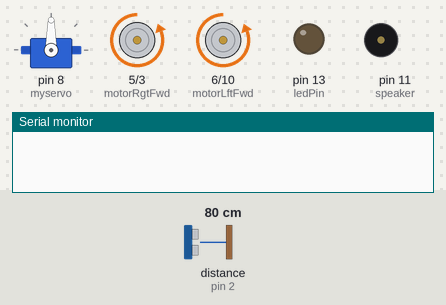
Bench run of a sketch on a simulated Arduino Uno, built with avr-gcc and run on an emulated ATmega328P. Parts: servo, motor-driver pin pairs drawn as motors (green arrow = first pin HIGH = forward, orange = second pin HIGH = backward, longer = more drive), output pins drawn as LEDs (lit = HIGH), buzzer (waves = sounding), the last lines printed to the serial monitor. Wiring (inferred from the names in the program): ultrasonic range finder: trigger pin 7; echo pin 2. The inputs (shaded band) are chosen by the test bench; at power-on: distance to the obstacle (sensor on pin 2) 80 cm. The echo pulse lasts 58.3 µs per cm; pins used as bus, display or sensor lines are not drawn.

Above: at 2.8 s.
2.9 s: distance to the obstacle (sensor on pin 2) set to 2 cm
At 8.3 s:
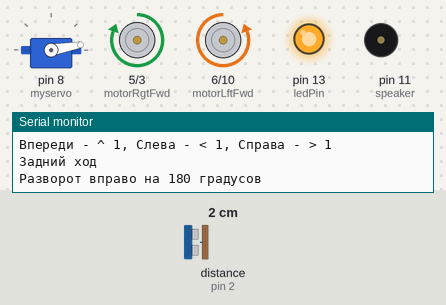
8.6 s: distance to the obstacle (sensor on pin 2) set to 9 cm
11.6 s: distance to the obstacle (sensor on pin 2) set to 12 cm
14.6 s: distance to the obstacle (sensor on pin 2) set to 18 cm
At 16.51 s:
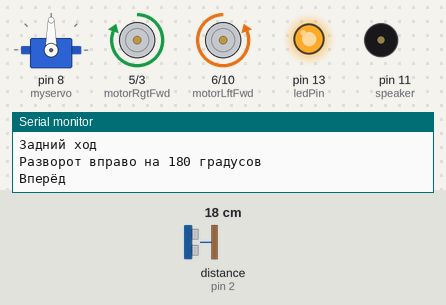
17.6 s: distance to the obstacle (sensor on pin 2) set to 4 cm
At 19.4 s:
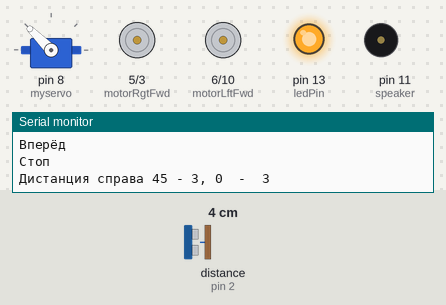
Timing chart, 0 to 21.6 s (numbered marks = the images above; inputs shaded):
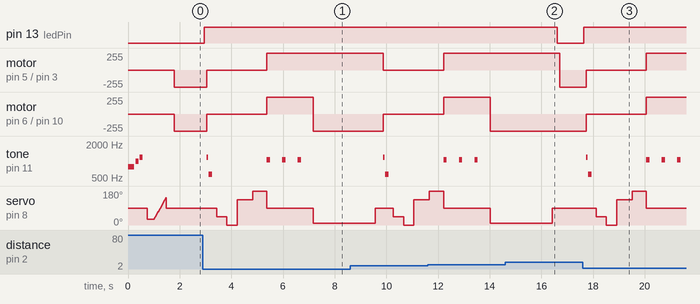

The sketch:

My-tank.ino
```cpp
#include <Servo.h>
#include "pitches.h"

#define TEST_MODE // State for test mode

#define Trig 7 // Триггер дальномера
#define Echo 2 // Датчик эха дальномера
#define ledPin 13

// The PWM pins are: D03, D05, D06, D09, D10, and D11.
#define motorRgtFwd 5
#define motorRgtBwd 3
#define motorLftFwd 6
#define motorLftBwd 10
#define speaker 11

const int danger = 12; // критическое расстояние
const unsigned int rotate45 = 600; // время поворота еа 45 градусов

Servo myservo;

unsigned int leftdist;
unsigned int rightdist;
unsigned int impulseTime=0;
unsigned int distance_sm=0;
unsigned int distanceFwd;
unsigned int tempdist;
unsigned int angleleft;
unsigned int angleright;

void setup() {
  pinMode(Trig, OUTPUT); //инициируем как выход
  pinMode(Echo, INPUT); //инициируем как вход
  pinMode(ledPin, OUTPUT);
  pinMode(motorRgtFwd, OUTPUT);
  pinMode(motorRgtBwd, OUTPUT);
  pinMode(motorLftFwd, OUTPUT);
  pinMode(motorLftBwd, OUTPUT);
  pinMode(speaker, OUTPUT);
  digitalWrite(speaker, HIGH);
  myservo.attach(8);
  tone(speaker, NOTE_G5, 250);
  delay(300);
  tone(speaker, NOTE_B5, 125);
  delay(150);
  tone(speaker, NOTE_D6, 125);
  delay(300);
  digitalWrite(speaker, HIGH);
  headrotate();
#ifdef TEST_MODE
  Serial.begin(9600);
#endif
}

void loop() {
  distanceFwd = ping();
  if (distanceFwd>danger) {
    digitalWrite(motorRgtFwd, LOW);
    digitalWrite(motorRgtBwd, HIGH);
    digitalWrite(motorLftFwd, LOW);
    digitalWrite(motorLftBwd, HIGH);
  } else { // Тормозим и крутим дальномером
#ifdef TEST_MODE
    Serial.println("Стоп");
#endif
    digitalWrite(motorRgtFwd, LOW);
    digitalWrite(motorRgtBwd, LOW);
    digitalWrite(motorLftFwd, LOW);
    digitalWrite(motorLftBwd, LOW);
    tone(speaker, NOTE_D6, 63);
    delay(85);
    tone(speaker, NOTE_D5, 125);
    delay(300);
    digitalWrite(speaker, HIGH);
    myservo.write(45); // вправо 45 град.
    delay(300);
    rightdist = ping();
    myservo.write(0); // вправо
    delay(300);
    tempdist = ping();
#ifdef TEST_MODE
    Serial.print("Дистанция справа 45 - ");
    Serial.print(rightdist);
    Serial.print(", 0  -  ");
    Serial.println(tempdist);
#endif
    if (rightdist > tempdist) {
      angleright = 1;
    } else {
      angleright = 2;
      rightdist = tempdist;
    }
    myservo.write(135); // влево 45 град.
    delay(500);
    leftdist= ping();
    myservo.write(180); // влево
    delay(300);
    tempdist = ping();
#ifdef TEST_MODE
    Serial.print("Дистанция слева 135 - ");
    Serial.print(leftdist);
    Serial.print(", 180 - ");
    Serial.println(tempdist);
#endif
    if (leftdist > tempdist) {
      angleleft = 1;
    } else {
      angleleft = 2;
      leftdist = tempdist;
    }
#ifdef TEST_MODE
    Serial.print("Впереди - ^ ");
    Serial.print(distanceFwd);
    Serial.print(", ");
    Serial.print("Слева - < ");
    Serial.print(leftdist);
    Serial.print(", ");
    Serial.print("Справа - > ");
    Serial.println(rightdist);
#endif
    //myservo.write(90);
    delay(100);
    compareDistance();
  }
}

void compareDistance(){
  if (leftdist > rightdist) { // поворот влево
    if (leftdist > danger * 2) {
      myservo.write(90 + 35 * angleleft);
#ifdef TEST_MODE
      if (angleleft > 1) {
        Serial.print("Разворот влево на  ");
      } else {
        Serial.print("Поворот влево на   ");
      }
      Serial.print(angleleft * 45);
      Serial.println(" градусов");
#endif
      digitalWrite(motorRgtFwd, LOW);
      digitalWrite(motorRgtBwd, HIGH);
      digitalWrite(motorLftFwd, HIGH);
      digitalWrite(motorLftBwd, LOW);
      delay(rotate45*angleleft);
    } else moveback();
  } else { // поворот вправо
    if (rightdist > danger * 2) {
      myservo.write(90 - 35 * angleright);
#ifdef TEST_MODE
      if (angleright > 1) {
        Serial.print("Разворот вправо на ");
      } else {
        Serial.print("Поворот вправо на  ");
      }
      Serial.print(angleright * 45);
      Serial.println(" градусов");
#endif
      digitalWrite(motorRgtFwd, HIGH);
      digitalWrite(motorRgtBwd, LOW);
      digitalWrite(motorLftFwd, LOW);
      digitalWrite(motorLftBwd, HIGH);
      delay(rotate45*angleright);
    } else moveback();
  }
  myservo.write(90);
#ifdef TEST_MODE
  Serial.println("Вперёд");
#endif
  delay(200);
}

void moveback() {
  myservo.write(90);
#ifdef TEST_MODE
  Serial.println("Задний ход");
#endif
  digitalWrite(motorRgtFwd, HIGH);
  digitalWrite(motorRgtBwd, LOW);
  digitalWrite(motorLftFwd, HIGH);
  digitalWrite(motorLftBwd, LOW);
  tone(speaker, NOTE_C6, 125);
  delay(rotate45*1);
  tone(speaker, NOTE_C6, 125);
  delay(rotate45*1);
  tone(speaker, NOTE_C6, 125);
  delay(rotate45*1);
  digitalWrite(speaker, HIGH);
  myservo.write(10);
#ifdef TEST_MODE
  Serial.println("Разворот вправо на 180 градусов");
#endif
  digitalWrite(motorRgtFwd, HIGH);
  digitalWrite(motorRgtBwd, LOW);
  digitalWrite(motorLftFwd, LOW);
  digitalWrite(motorLftBwd, HIGH);
  delay(rotate45*4);
}

long ping() { // измеряем расстояние до препятствия
  digitalWrite(Trig, HIGH);
  /* Подаем импульс на вход trig дальномера */
  delayMicroseconds(10); // равный 10 микросекундам
  digitalWrite(Trig, LOW); // Отключаем
  impulseTime=pulseIn(Echo, HIGH); // Замеряем длину импульса
  distance_sm=impulseTime / 58; // Пересчитываем в сантиметры
  if (distance_sm < danger) { // Если расстояние менее задуманного  {
    digitalWrite(ledPin, HIGH); // Светодиод горит
  } else {
    digitalWrite(ledPin, LOW); // иначе не горит
  }
  delay(100);
  return distance_sm;
}

void headrotate() {
  myservo.write(30);
  delay(250);
  for(byte i = 0; i < 24; i++) {
    myservo.write(30 + 5 * i);
    delay(20);
  }
  myservo.write(90);
  delay(200);
}
```

pitches.h
```cpp
/*************************************************
 * Public Constants
 *************************************************/

#define NOTE_B0  31
#define NOTE_C1  33
#define NOTE_CS1 35
#define NOTE_D1  37
#define NOTE_DS1 39
#define NOTE_E1  41
#define NOTE_F1  44
#define NOTE_FS1 46
#define NOTE_G1  49
#define NOTE_GS1 52
#define NOTE_A1  55
#define NOTE_AS1 58
#define NOTE_B1  62
#define NOTE_C2  65
#define NOTE_CS2 69
#define NOTE_D2  73
#define NOTE_DS2 78
#define NOTE_E2  82
#define NOTE_F2  87
#define NOTE_FS2 93
#define NOTE_G2  98
#define NOTE_GS2 104
#define NOTE_A2  110
#define NOTE_AS2 117
#define NOTE_B2  123
#define NOTE_C3  131
#define NOTE_CS3 139
#define NOTE_D3  147
#define NOTE_DS3 156
#define NOTE_E3  165
#define NOTE_F3  175
#define NOTE_FS3 185
#define NOTE_G3  196
#define NOTE_GS3 208
#define NOTE_A3  220
#define NOTE_AS3 233
#define NOTE_B3  247
#define NOTE_C4  262
#define NOTE_CS4 277
#define NOTE_D4  294
#define NOTE_DS4 311
#define NOTE_E4  330
#define NOTE_F4  349
#define NOTE_FS4 370
#define NOTE_G4  392
#define NOTE_GS4 415
#define NOTE_A4  440
#define NOTE_AS4 466
#define NOTE_B4  494
#define NOTE_C5  523
#define NOTE_CS5 554
#define NOTE_D5  587
#define NOTE_DS5 622
#define NOTE_E5  659
#define NOTE_F5  698
#define NOTE_FS5 740
#define NOTE_G5  784
#define NOTE_GS5 831
#define NOTE_A5  880
#define NOTE_AS5 932
#define NOTE_B5  988
#define NOTE_C6  1047
#define NOTE_CS6 1109
#define NOTE_D6  1175
#define NOTE_DS6 1245
#define NOTE_E6  1319
#define NOTE_F6  1397
#define NOTE_FS6 1480
#define NOTE_G6  1568
#define NOTE_GS6 1661
#define NOTE_A6  1760
#define NOTE_AS6 1865
#define NOTE_B6  1976
#define NOTE_C7  2093
#define NOTE_CS7 2217
#define NOTE_D7  2349
#define NOTE_DS7 2489
#define NOTE_E7  2637
#define NOTE_F7  2794
#define NOTE_FS7 2960
#define NOTE_G7  3136
#define NOTE_GS7 3322
#define NOTE_A7  3520
#define NOTE_AS7 3729
#define NOTE_B7  3951
#define NOTE_C8  4186
#define NOTE_CS8 4435
#define NOTE_D8  4699
#define NOTE_DS8 4978
```

Measured:
- after the input at 2.9 s, pin 13 (ledPin): LOW → HIGH after 0.05 s; motor on pin 5 (motorRgtFwd) / pin 3 (motorRgtBwd): backward 255/255 → stopped after 0.15 s, → forward 255/255 2.3 s later
- after the input at 14.6 s, pin 13 (ledPin): HIGH → LOW after 2.0 s; motor on pin 5 (motorRgtFwd) / pin 3 (motorRgtBwd): forward 255/255 → backward 255/255 after 2.1 s
- after the input at 17.6 s, pin 13 (ledPin): LOW → HIGH at once; motor on pin 5 (motorRgtFwd) / pin 3 (motorRgtBwd): backward 255/255 → stopped after 0.13 s, → forward 255/255 2.3 s later
